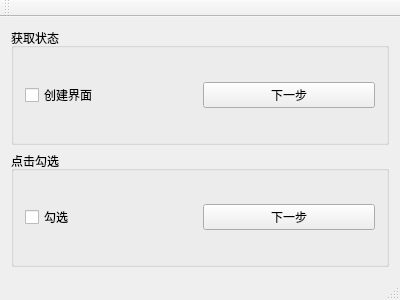
<?xml version="1.0" encoding="UTF-8"?>
<ui version="4.0">
 <class>Checkbox</class>
 <widget class="QMainWindow" name="Checkbox">
  <property name="geometry">
   <rect>
    <x>0</x>
    <y>0</y>
    <width>400</width>
    <height>300</height>
   </rect>
  </property>
  <property name="windowTitle">
   <string>Checkbox</string>
  </property>
  <widget class="QWidget" name="centralWidget">
   <layout class="QVBoxLayout" name="verticalLayout">
    <item>
     <widget class="QGroupBox" name="groupBox">
      <property name="title">
       <string>获取状态</string>
      </property>
      <layout class="QHBoxLayout" name="horizontalLayout">
       <item>
        <widget class="QCheckBox" name="checkBox1">
         <property name="text">
          <string>创建界面</string>
         </property>
        </widget>
       </item>
       <item>
        <widget class="QPushButton" name="pushButton">
         <property name="text">
          <string>下一步</string>
         </property>
        </widget>
       </item>
      </layout>
     </widget>
    </item>
    <item>
     <widget class="QGroupBox" name="groupBox_2">
      <property name="title">
       <string>点击勾选</string>
      </property>
      <layout class="QHBoxLayout" name="horizontalLayout_2">
       <item>
        <widget class="QCheckBox" name="checkBox2">
         <property name="text">
          <string>勾选</string>
         </property>
        </widget>
       </item>
       <item>
        <widget class="QPushButton" name="pushButton_2">
         <property name="text">
          <string>下一步</string>
         </property>
        </widget>
       </item>
      </layout>
     </widget>
    </item>
   </layout>
  </widget>
  <widget class="QMenuBar" name="menuBar">
   <property name="geometry">
    <rect>
     <x>0</x>
     <y>0</y>
     <width>400</width>
     <height>23</height>
    </rect>
   </property>
  </widget>
  <widget class="QToolBar" name="mainToolBar">
   <attribute name="toolBarArea">
    <enum>TopToolBarArea</enum>
   </attribute>
   <attribute name="toolBarBreak">
    <bool>false</bool>
   </attribute>
  </widget>
  <widget class="QStatusBar" name="statusBar"/>
 </widget>
 <layoutdefault spacing="6" margin="11"/>
 <resources/>
 <connections/>
</ui>
